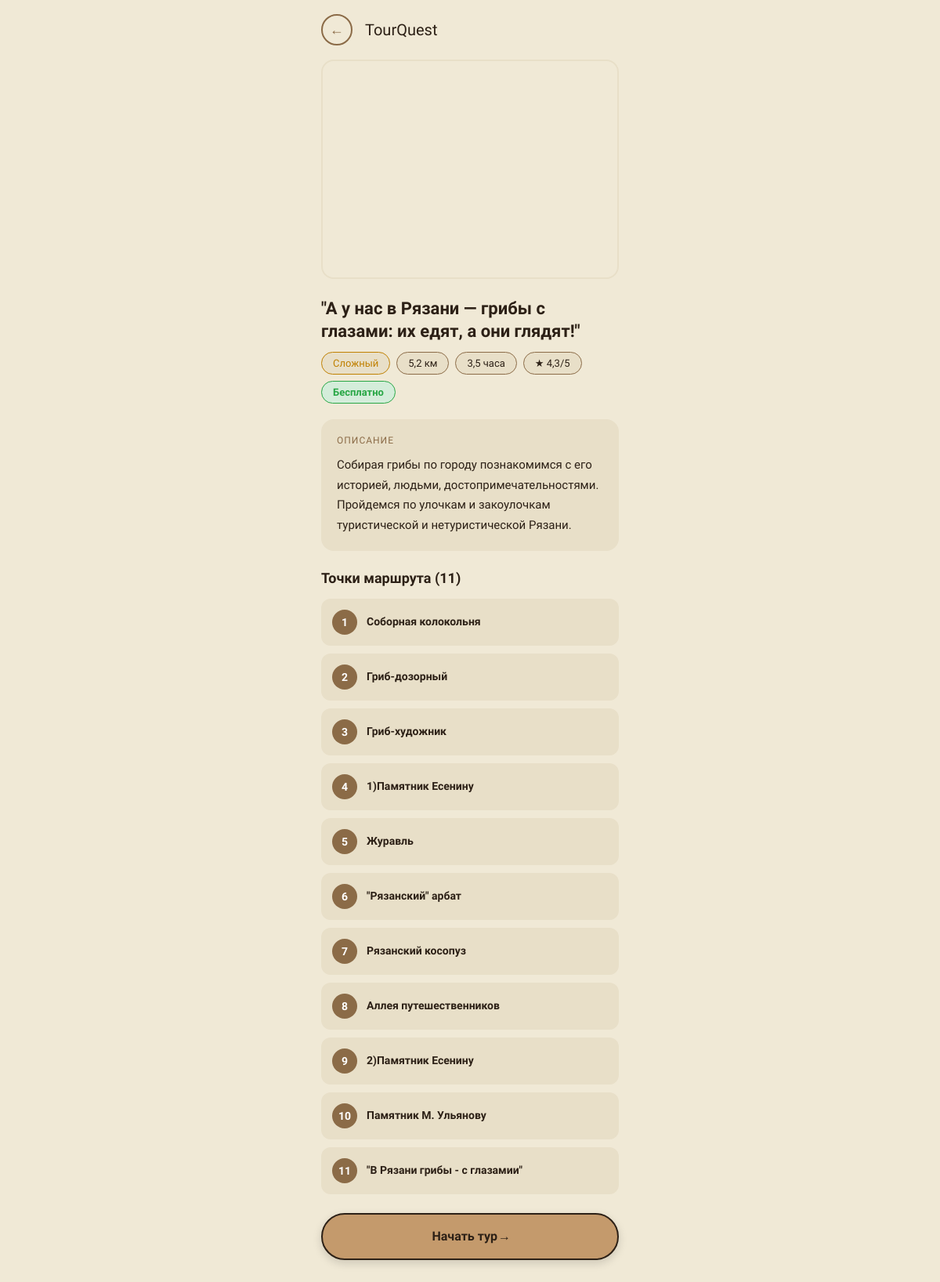
The page /tour/3/ on the database its author committed.
### main/models.py (models this page shows, shortened)
class Tour(models.Model):
    DIFFICULTY_CHOICES = [
        ('easy', 'Легкий'),
        ('medium', 'Средний'),
        ('hard', 'Сложный'),
    ]
    image = models.ImageField(
        upload_to='tours/',
        blank=True,
        null=True,
        verbose_name='Изображение тура'
    )
    title = models.CharField(max_length=200, verbose_name='Название')
    description = models.TextField(verbose_name='Описание')
    difficulty = models.CharField(max_length=20, choices=DIFFICULTY_CHOICES, default='easy')
    distance = models.FloatField(verbose_name='Дистанция (км)')
    duration = models.CharField(max_length=50, verbose_name='Длительность')
    rating = models.FloatField (default=1, verbose_name='Рейтинг 1-5')
    price = models.DecimalField(max_digits=10, decimal_places=2, default=0, verbose_name='Цена (₽)',
                                help_text='0 = бесплатно (зеленый), 1-1000 = желтый, >1000 = красный')
    is_active = models.BooleanField(default=True)
    created_at = models.DateTimeField(auto_now_add=True)
    class Meta:
        verbose_name = 'Тур'
        verbose_name_plural = 'Туры'

class TourPoint(models.Model):
    tour = models.ForeignKey(Tour, on_delete=models.CASCADE, related_name='points')
    name = models.CharField(max_length=200, verbose_name='Название точки')
    description = models.TextField(blank=True, verbose_name='Описание где искать следующую точку')
    facts = models.TextField(blank=True, verbose_name='Интересные факты',
                            help_text='Интересные факты о точке, которые отобразятся после прохождения')
    latitude = models.FloatField()
    longitude = models.FloatField()
    order = models.IntegerField(default=0)
    qr_code = models.CharField(max_length=100, blank=True, verbose_name='QR код точки',
                               help_text='Уникальный код для сканирования QR')
    class Meta:
        ordering = ['order']

### main/views.py (the view)
# urls.py: path('tour/<int:tour_id>/', views.tour_detail, name='tour_detail'),
def tour_detail(request, tour_id):
    tour = get_object_or_404(Tour, id=tour_id, is_active=True)
    points = tour.points.all()
    active_user_tour = None
    if request.user.is_authenticated:
        active_user_tour = UserTour.objects.filter(
            user=request.user,
            tour=tour,
            status='active'
        ).first()
    context = {
        'tour': tour,
        'points': points,
        'points_count': points.count(),
        'active_user_tour': active_user_tour,
    }
    return render(request, 'main/tour_detail.html', context)

### main/templates/main/tour_detail.html (shortened to what this page needs)
<!DOCTYPE html>
<html lang="ru">
<head>
</head>
<body>
<div class="header">
  <a href="/main/" class="back-btn">←</a>
  <div class="logo">TourQuest</div>
</div>
<div class="container">
  <div id="map"></div>
  <div class="tour-header">
    <h1 class="tour-title">"{{ tour.title }}"</h1>
    <div class="tour-meta">
      <span class="meta-tag difficulty-{{ tour.difficulty }}">
        {% if tour.difficulty == 'easy' %}Легкий
        {% elif tour.difficulty == 'medium' %}Средний
        {% else %}Сложный{% endif %}
      </span>
      <span class="meta-tag">{{ tour.distance }} км</span>
      <span class="meta-tag">{{ tour.duration }}</span>
      <span class="meta-tag">★ {{ tour.rating }}/5</span>
      {% if tour.price == 0 %}
        <span class="meta-tag price-free">Бесплатно</span>
      {% elif tour.price > 0 and tour.price <= 1000 %}
        <span class="meta-tag price-low">{{ tour.price }} ₽</span>
      {% else %}
        <span class="meta-tag price-high">{{ tour.price }} ₽</span>
      {% endif %}
    </div>
  </div>
  <div class="description-section">
    <div class="section-label">Описание</div>
    <p class="description-text">
      {{ tour.description|linebreaksbr }}
    </p>
  </div>
  {% if points %}
  <div class="points-section">
    <h2 class="points-title">Точки маршрута ({{ points_count }})</h2>
    {% for point in points %}
    <div class="point-item">
      <div class="point-number">{{ forloop.counter }}</div>
      <div class="point-info">
        <div class="point-name">{{ point.name }}</div>
      </div>
    </div>
    {% endfor %}
  </div>
  {% endif %}
</div>
<div class="action-section">
  {% if active_user_tour %}
    <a href="{% url 'scan_qr' %}" class="scan-btn">Сканировать QR-код</a>
  {% else %}
    <a href="{% url 'start_tour' tour.id %}" class="start-btn">Начать тур →</a>
  {% endif %}
</div>
</body>
</html>

### main/templates/main/tour_detail.html (style rules this page uses)
:root { --bg: #f0e9d6; --card-bg: #e8dfc8; --brown: #8b6b47; --dark: #2c2016; --green: #4a7c59; --btn-bg: #c49a6c; --btn-dark: #b5885a; }
* { margin: 0; padding: 0; box-sizing: border-box; }
body { font-family: 'Courier Prime', monospace; background: var(--bg); color: var(--dark); max-width: 420px; margin: 0 auto; min-height: 100vh; padding-bottom: 40px; }
.header { display: flex; align-items: center; padding: 18px 20px; gap: 16px; }
.back-btn { width: 40px; height: 40px; border: 2px solid var(--brown); border-radius: 50%; background: none; color: var(--brown); font-size: 18px; cursor: pointer; text-decoration: none; display: flex; align-items: center; justify-content: center; transition: all 0.2s; }
.logo { font-family: 'Special Elite', serif; font-size: 20px; }
.container { padding: 0 20px; }
#map { width: 100%; height: 280px; border-radius: 16px; margin-bottom: 24px; border: 2px solid var(--card-bg); overflow: hidden; }
.tour-header { margin-bottom: 20px; }
.tour-title { font-family: 'Special Elite', serif; font-size: 22px; font-weight: 700; margin-bottom: 12px; line-height: 1.3; }
.tour-meta { display: flex; flex-wrap: wrap; gap: 8px; margin-bottom: 16px; }
.meta-tag { background: var(--card-bg); padding: 6px 14px; border-radius: 20px; font-size: 13px; border: 1px solid var(--brown); }
.meta-tag.difficulty-hard { border-color: #c08000; color: #c08000; }
.meta-tag.price-free { border-color: #28a745; color: #28a745; background: #d4edda; font-weight: 700; }
.description-section { background: var(--card-bg); border-radius: 16px; padding: 20px; margin-bottom: 24px; }
.section-label { font-size: 12px; text-transform: uppercase; letter-spacing: 1px; color: var(--brown); margin-bottom: 12px; }
.description-text { font-size: 15px; line-height: 1.7; color: var(--dark); }
.points-section { margin-bottom: 24px; }
.points-title { font-family: 'Special Elite', serif; font-size: 18px; margin-bottom: 16px; }
.point-item { display: flex; align-items: center; gap: 12px; padding: 14px; background: var(--card-bg); border-radius: 12px; margin-bottom: 10px; }
.point-number { width: 32px; height: 32px; background: var(--brown); color: white; border-radius: 50%; display: flex; align-items: center; justify-content: center; font-weight: 700; font-size: 14px; flex-shrink: 0; }
.point-info { flex: 1; }
.point-name { font-weight: 700; font-size: 14px; margin-bottom: 2px; }
.action-section { position: sticky; bottom: 20px; padding: 0 20px; }
.start-btn { display: block; width: 100%; padding: 18px; background: var(--btn-bg); border: 2px solid var(--dark); border-radius: 50px; color: var(--dark); font-family: inherit; font-size: 16px; font-weight: 700; text-align: center; text-decoration: none; cursor: pointer; transition: all 0.2s; box-shadow: 0 4px 12px rgba(0,0,0,0.15); margin-bottom: 10px; }

### rows shown on the page
Tour: title "А у нас в Рязани — грибы с глазами: их едят, а они глядят!", distance "5,2", duration "3,5 часа", rating "4,3", description "Собирая грибы по городу познакомимся с его историей, людьми, достопримечательностями. Пройдемся по улочкам и закоулочкам туристической и нетуристической Рязани."
TourPoint: name "Соборная колокольня"
TourPoint: name "Гриб-дозорный"
TourPoint: name "Гриб-художник"
TourPoint: name "1)Памятник Есенину"
TourPoint: name "Журавль"
TourPoint: name "\"Рязанский\" арбат"
TourPoint: name "Рязанский косопуз"
TourPoint: name "Аллея путешественников"
TourPoint: name "2)Памятник Есенину"
TourPoint: name "Памятник М. Ульянову"
TourPoint: name "\"В Рязани грибы - с глазамии\""

### other values the page prints
{{ points_count }} "11"
